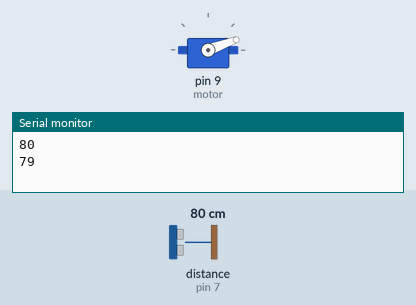
This sketch was run on a simulated Arduino Uno, built with avr-gcc and run on an emulated ATmega328P. Shown: servo, the last lines printed to the serial monitor. Wiring (inferred from the names in the program): ultrasonic range finder: trigger pin 8; echo pin 7. Inputs (shaded band) come from the test bench; at power-on: distance to the obstacle (sensor on pin 7) 80 cm. The echo pulse lasts 58.3 µs per cm.

Above: at 1.8 s.
1.9 s: distance to the obstacle (sensor on pin 7) set to 55 cm
3.4 s: distance to the obstacle (sensor on pin 7) set to 49 cm
At 5.2 s:
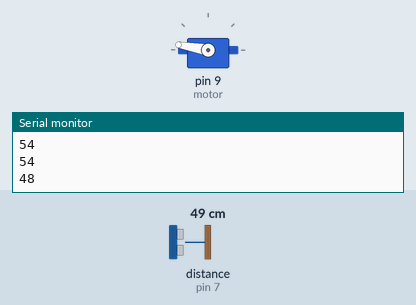
5.7 s: distance to the obstacle (sensor on pin 7) set to 60 cm
At 7.1 s:
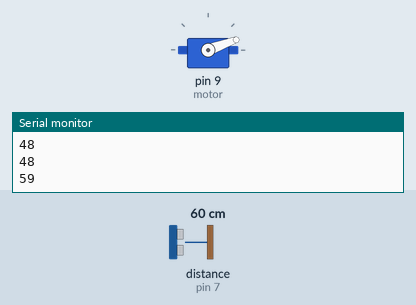
7.8 s: distance to the obstacle (sensor on pin 7) set to 2 cm
At 8.9 s:
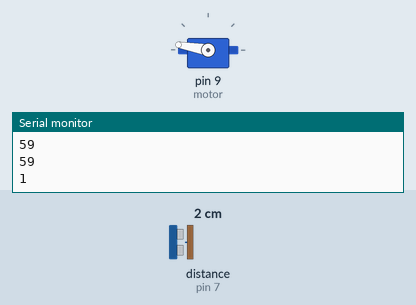
Timing chart, 0 to 10.8 s (numbered marks = the images above; inputs shaded):
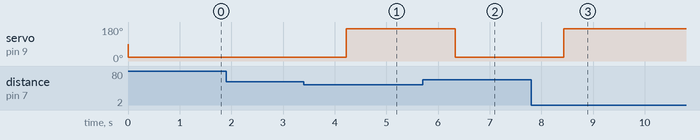

Measured:
- the behaviour switches between 52 and 51 cm on distance to the obstacle (sensor on pin 7) (found by bisection; images 0 and 1)
- after the input at 3.4 s, servo on pin 9 (motor): 20° → 170° after 0.82 s
- after the input at 5.7 s, servo on pin 9 (motor): 170° → 20° after 0.63 s
- after the input at 7.8 s, servo on pin 9 (motor): 20° → 170° after 0.64 s

The sketch:

sonic_trash.ino
```cpp
/* UltraSonic Trash

This is a Trash controled by a UltraSonic Sensor HC-SR04
It' very simple, when something is next of the sensor the trash cover open.

The cover of trash is controled by a servo motor.

by: isca0 - igorsca at gmail dot com

enjoy

*/

#include <Servo.h>

Servo motor;


#define echoPin 7 // Echo Pin
#define trigPin 8 // Trigger Pin

int maximumRange = 200; //Maximum range needed
int minimumRange = 0; //Minimun range needed
long duration, distance; // Duration used to calculate distance


void setup()
{
  Serial.begin(9600);
  pinMode(trigPin,OUTPUT);
  pinMode(echoPin,INPUT);
  motor.attach(9);  // attaches the servo on pin 9 to the servo object
}

void open_trash()
  {

    motor.write(125);
    delay(1000);

  }

void close_trash()
{
  motor.write(5);
  delay(1000);
}

void loop()
{
/* The following trigPin/echoPin cycle is used to determine the
 distance of the nearest object by bouncing soundwaves off of it. */

 digitalWrite(trigPin, LOW);
 delayMicroseconds(2);

 digitalWrite(trigPin, HIGH);
 delayMicroseconds(10);

 digitalWrite(trigPin, LOW);
 duration = pulseIn(echoPin, HIGH);

 //Calculate the distance (in cm) based on the speed of sound.
 distance = duration/58.2;

 Serial.println(distance);

 if (distance > 50) {

  motor.write(20);
  delay(1000);
  //close_trash();
  //Serial.println("10CM VEio!!!");
 }
 else {
  motor.write(170);
  delay(1000);
  //open_trash();
 }


 delay(50);


}
```
